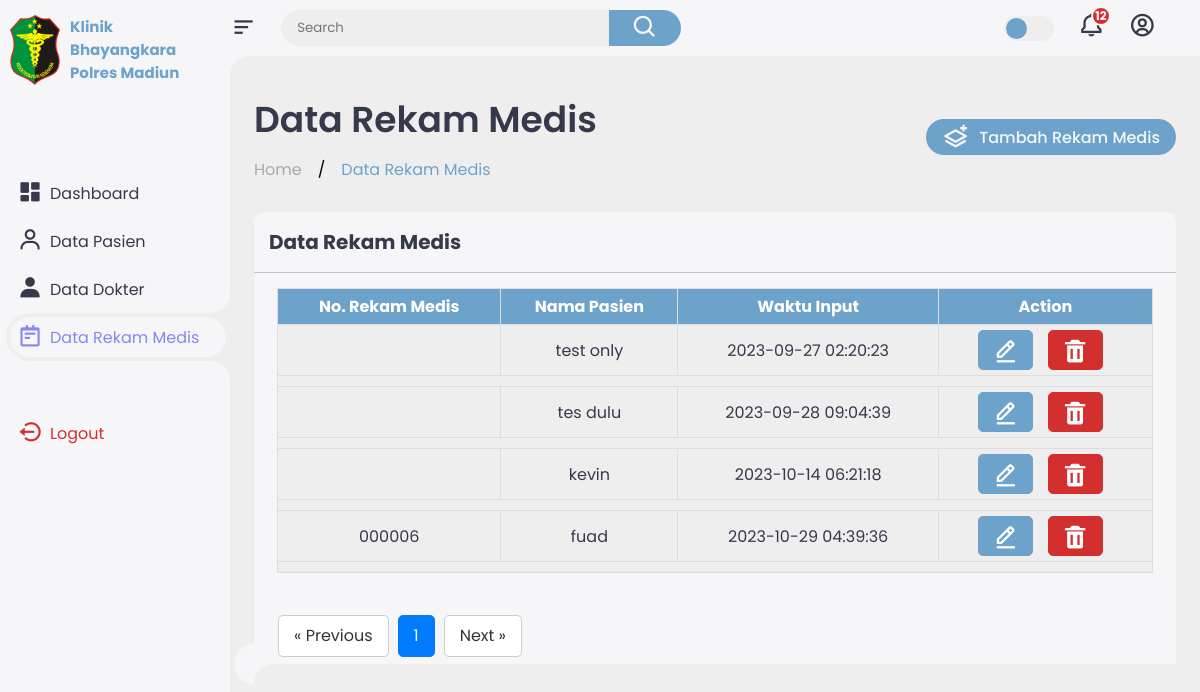
The app's page /rekam_medis.php with its own data.
### tables this page shows
CREATE TABLE `rekam_medis` (
  `id` int(11) NOT NULL,
  `nomor_rekam_medis` varchar(10) NOT NULL,
  `nama_pasien` varchar(225) DEFAULT NULL,
  `keluhan_utama` text DEFAULT NULL,
  `keluhan_tambahan` text DEFAULT NULL,
  `berat_badan` decimal(5,2) DEFAULT NULL,
  `cara_berjalan` text DEFAULT NULL,
  `menopang_duduk` text DEFAULT NULL,
  `imt_kurang` enum('Ya','Tidak') DEFAULT NULL,
  `kehilangan_bb` enum('Ya','Tidak') DEFAULT NULL,
  `penurunan_asupan` enum('Ya','Tidak') DEFAULT NULL,
  `sakit_berat` text DEFAULT NULL,
  `diagnosa` text NOT NULL,
  `waktu_input` timestamp NOT NULL DEFAULT current_timestamp()
);

### rekam_medis.php (the view, shortened to what this page needs)
<!DOCTYPE html>
<html lang="en">
<head>
    <link href='https://unpkg.com/boxicons@2.1.4/css/boxicons.min.css' rel='stylesheet'>
    <link rel="stylesheet" href="css/style.css">
</head>
<body>
    <div class="sidebar">
        <a href="#" class="logo" id="logo">
            <img src="images/logo.png" alt="">
            <div class="logo-name"><span>Klinik</span><br><span>Bhayangkara</span><br><span>Polres Madiun</span></div>
        </a>
        <ul class="side-menu">
            <li><a href="index.php"><i class='bx bxs-dashboard'></i>Dashboard</a></li>
            <li><a href="data_pasien.php"><i class='bx bx-user' ></i>Data Pasien</a></li>
            <li><a href="data_dokter.php"><i class='bx bxs-user'></i>Data Dokter</a></li>
            <li class="active"><a href="rekam_medis.php"><i class='bx bx-notepad' ></i>Data Rekam Medis</a></li>
        </ul>
        <ul class="side-menu">
            <li>
                <a href="func/logout.php" class="logout">
                    <i class='bx bx-log-out-circle' ></i>
                    Logout
                </a>
            </li>
        </ul>
    </div>
    <div class="content">
        <?php
        include 'func/part/navbar.php'
        ?>
        <main>
            <div class="header">
                <div class="left">
                    <h1>Data Rekam Medis</h1>
                    <ul class="breadcrumb">
                        <li><a href="#">Home</a></li>
                        /
                        <li><a href="#" class="active">Data Rekam Medis</a></li>
                    </ul>
                </div>
                <a href="func/proses_rekam_medis.php" class="report">
                    <i class='bx bx-layer-plus'></i>
                    <span>Tambah Rekam Medis</span>
                </a>
            </div>
            <div class="table-container">
                <div class="judul-table">
                    <h4>Data Rekam Medis</h4>
                </div>
                <div class="table-header">
                    <table align="center">
                        <thead>
                            <tr>
                                <th>No. Rekam Medis</th>
                                <th>Nama Pasien</th>
                                <th>Waktu Input</th>
                                <th>Action</th>
                            </tr>
                        </thead>
                        <tbody>
                        <?php
                        require_once "auth/connect.php";
                        $page = isset($_GET['page']) ? intval($_GET['page']) : 1;
                        $query_total_records = mysqli_query($conn, "SELECT COUNT(*) AS total FROM rekam_medis");
                        $data_total_records = mysqli_fetch_assoc($query_total_records);
                        $total_records = $data_total_records['total'];
                        $records_per_page = 5;
                        $offset = ($page - 1) * $records_per_page;
                        $total_pages = ceil($total_records / $records_per_page);
                        $query_data = mysqli_query($conn, "SELECT id, nomor_rekam_medis, nama_pasien, diagnosa, waktu_input FROM rekam_medis LIMIT $offset, $records_per_page");
                        while ($row = mysqli_fetch_assoc($query_data)) {
                            ?>
                            <tr>
                                <td><?php echo $row['nomor_rekam_medis'];?></td>
                                <td><?php echo $row['nama_pasien']; ?></td>
                                <td><?php echo $row['waktu_input'] ?></td>
                                <td>
                                    <a href="func/proses_rekam_medis.php" class="btn-edit" data-toggle="tooltip" title="Edit Data"><i class='bx bx-edit-alt' ></i></a>
                                    <a href="func/delete_data_rekam.php?id=<?php echo $row['id']; ?>" class="btn-delete" data-toggle="tooltip" title="Hapus Data"><i class='bx bxs-trash'></i></a>
                                </td>
                            <tr>
                                <td colspan="5">
                                </td>
                            </tr>
                                <?php
                            }?>
                        </tbody>
                    </table>
                </div>
                <div class="table-footer">
                    <nav aria-label="Halaman">
                        <ul class="pagination justify-content-center">
                            <li class="page-item page-previous">
                                <a href="#" class="page-link" aria-label="Sebelumnya">
                                    <span aria-hidden="true">&laquo; Previous</span>
                                </a>
                            </li>
                            <?php
                            for ($i = 1; $i <= $total_pages; $i++) {
                                echo '<li class="page-item';
                                if ($i == $page) {
                                    echo ' active';
                                }
                                echo '"><a class="page-link" href="?page=' . $i . '">' . $i . '</a></li>';
                            }
                            ?>
                            <li class="page-item page-next">
                                <a href="#" class="page-link" aria-label="Selanjutnya">
                                    <span aria-hidden="true">Next &raquo;</span>
                                </a>
                            </li>
                        </ul>
                    </nav>
                </div>
            </div>
        </main>
    </div>
</body>
</html>

### records on screen
rekam_medis: nama_pasien "test only", waktu_input "2023-09-27 02:20:23"
rekam_medis: nama_pasien "tes dulu", waktu_input "2023-09-28 09:04:39"
rekam_medis: nama_pasien "kevin", waktu_input "2023-10-14 06:21:18"
rekam_medis: nomor_rekam_medis "000006", nama_pasien "fuad", waktu_input "2023-10-29 04:39:36"
